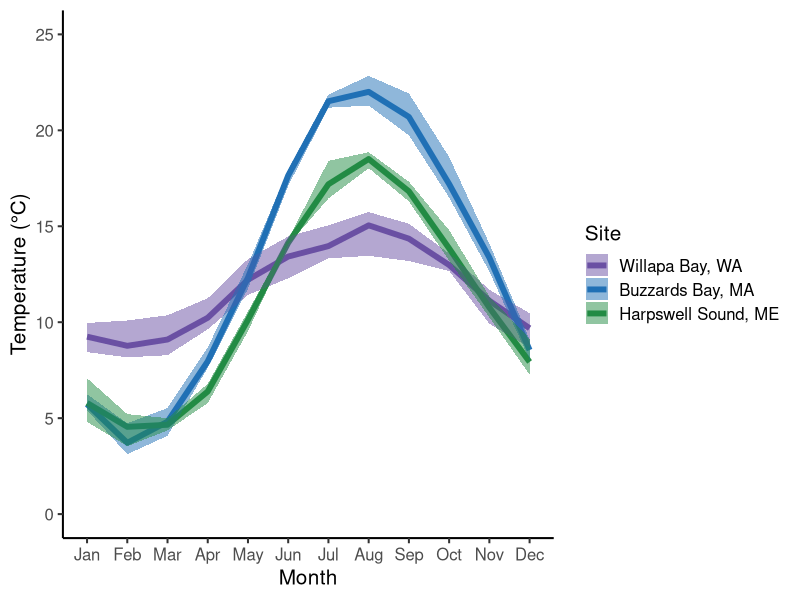
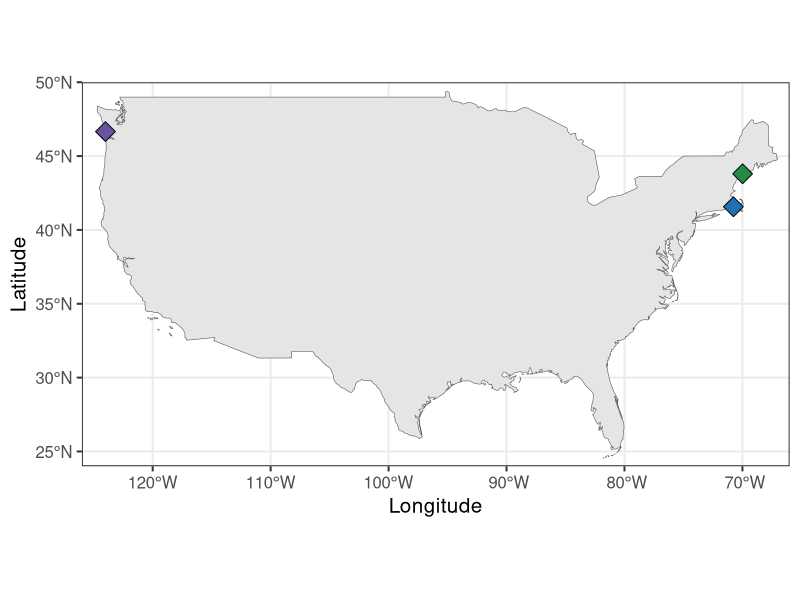
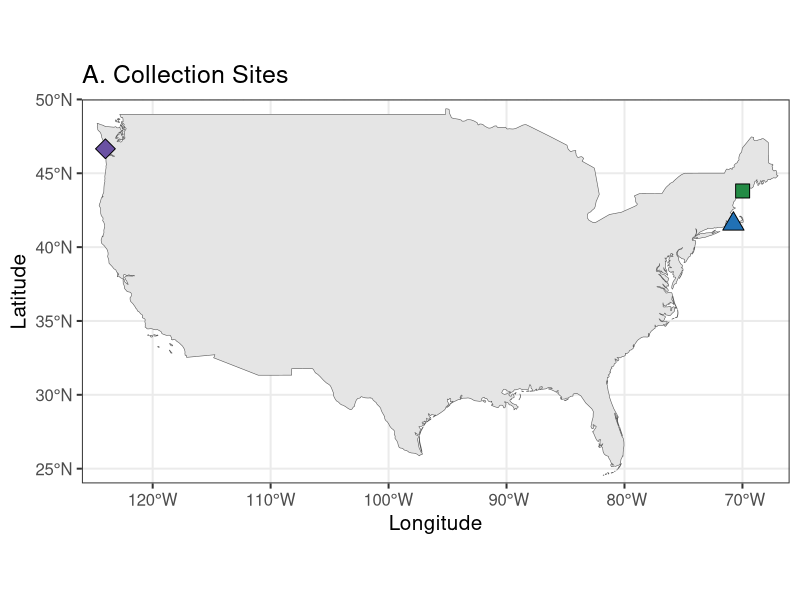
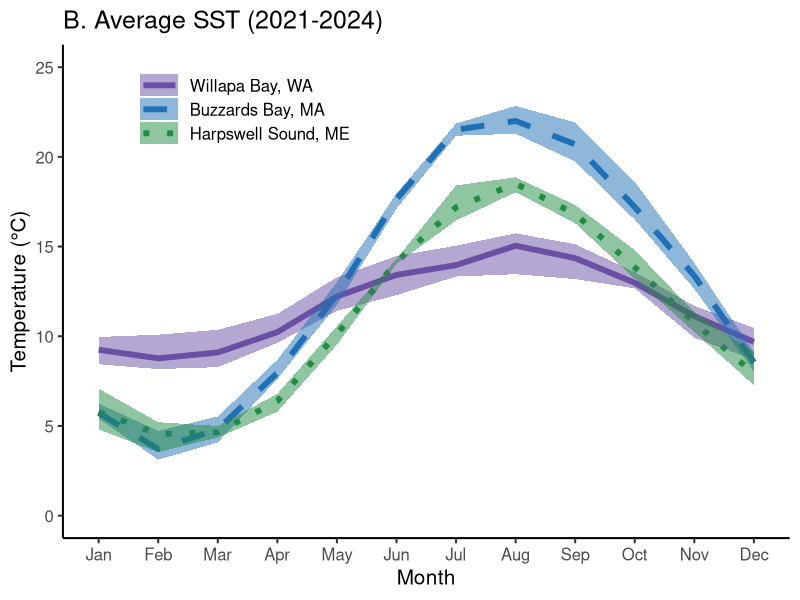
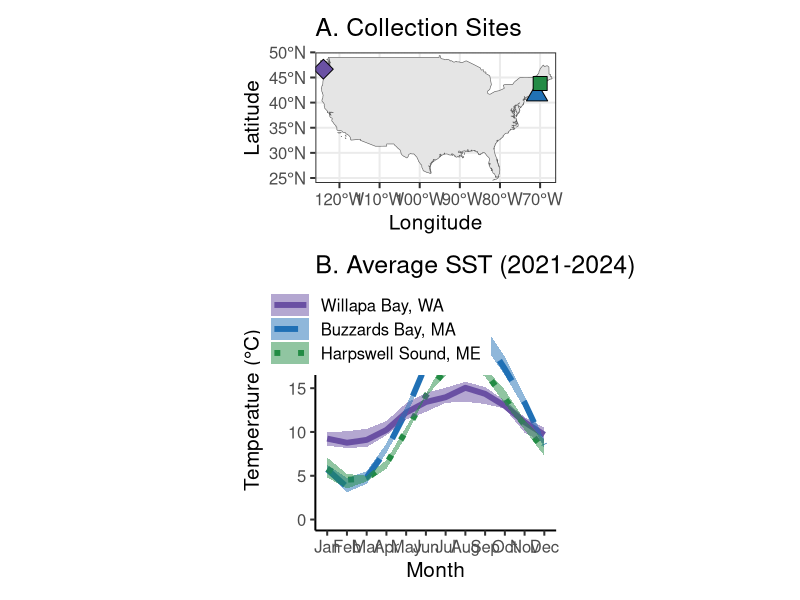
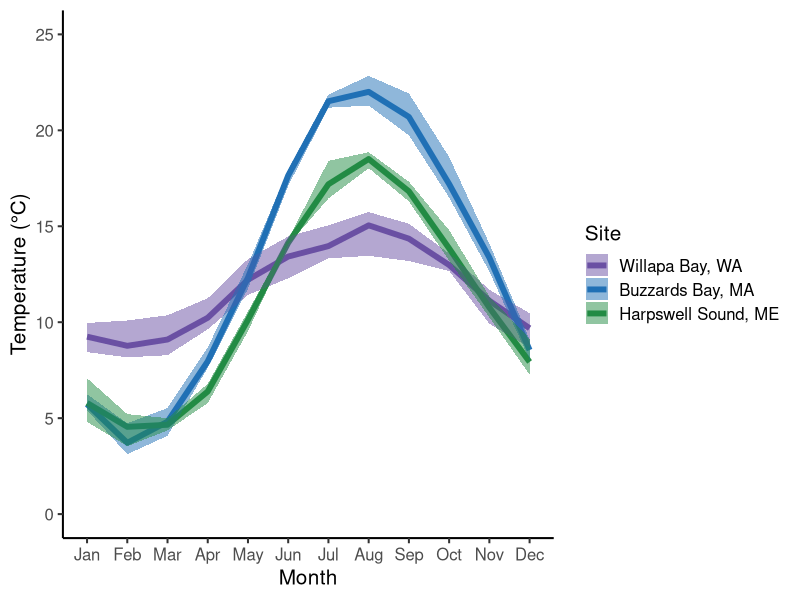
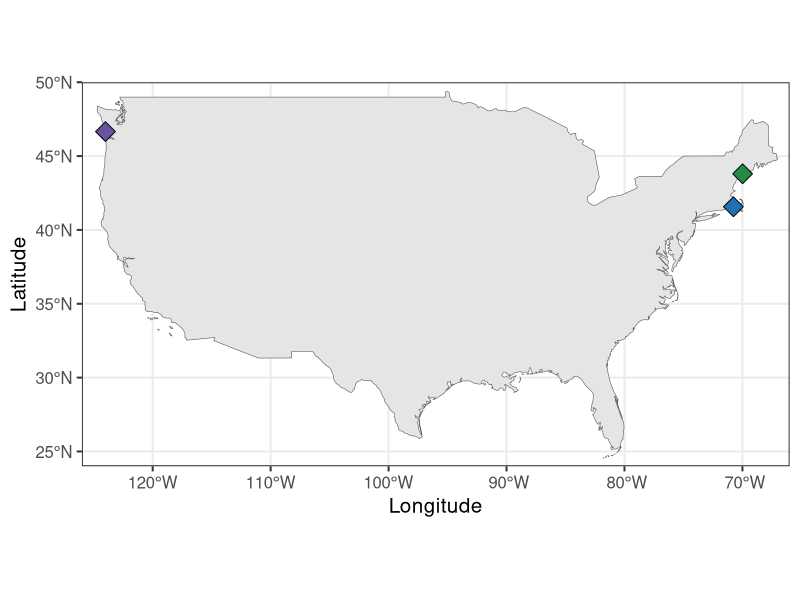
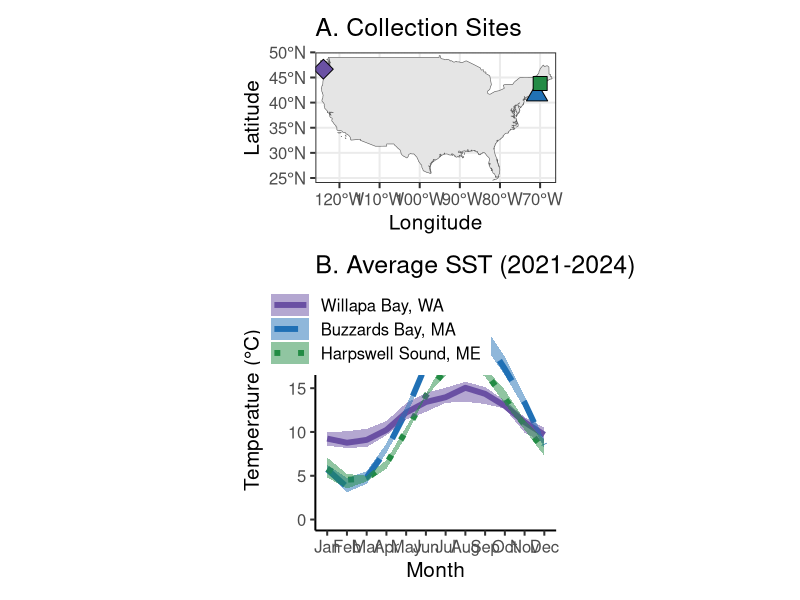

Recreate these plots in R, in order.
## ---- chunk 1
knitr::opts_chunk$set(echo = TRUE)
knitr::opts_knit$set(root.dir = normalizePath("../../output/temperature-conditions/")) #Set root directory
## ---- chunk 2
getwd()
## ---- chunk 3
#install.packages("tidyverse")
#install.packages("data.table)
#install.packages("RColorBrewer")
#install.packages("sf")
# install.packages("rnaturalearth")
# install.packages("rnaturalearthdata")
#install.packages("patchwork")
require(tidyverse)
require(data.table)
require(RColorBrewer)
require(sf)
require(rnaturalearth)
require(rnaturalearthdata)
require(patchwork)
## ---- chunk 4
sessionInfo()
## ---- chunk 5
data = fread("../../data/Cm-SG-ICB_2021-2024.csv") #Import SST data
head(data) #Confirm import
## ---- chunk 6
dat = data[,.(mean=mean(Mean), min = min(Mean), max = max(Mean)), by = .(Site, Month)] #Calculate mean, min, and max by site and month over the multiple years of data used
head(dat) #Confirm formatting
## ---- chunk 7
#Reformat variables as needed for plotting
dat$Month = as.character(dat$Month)
dat$Month = ordered(dat$Month, levels = c("1","2","3","4","5","6","7","8","9","10","11","12"), labels = c("Jan","Feb","Mar","Apr","May","Jun","Jul","Aug","Sep","Oct","Nov","Dec"))
dat$Site = ordered(dat$Site, levels = c("WA", "MA", "ME"), labels = c("Willapa Bay, WA", "Buzzards Bay, MA", "Harpswell Sound, ME"))
head(dat) #Confirm changes
## ---- chunk 8
site_cols <- c(brewer.pal(9, "Purples")[7],
               brewer.pal(9, "Blues")[7],
               brewer.pal(9, "Greens")[7]) #Create color scheme: WA, MA, ME
## ---- chunk 9
ggplot(dat, aes(x = Month, y = mean, group = Site)) +
  geom_path(aes(color = Site), linewidth = 2) +
  geom_ribbon(aes(x = Month, ymin = min, ymax = max, fill = Site), alpha = 0.5) +
  ylab("Temperature (°C)") +
  ylim(c(0, 25)) +
  scale_color_manual(values = site_cols) +
  scale_fill_manual(values = site_cols) +
  theme_classic(base_size = 15) #Plot SST temperature
ggsave("SST-figure.pdf", height = 8.5, width = 11)
## ---- chunk 10
collectionSites <- data.frame(lat = c(46.657330704, 41.5666644, 43.80175),
                              long = c(-124.006333308, -70.7666636, -69.98421)) #Create dataframe with lat and long information for each site
## ---- chunk 11
us_map <- ne_countries(country = "United States of America", scale = "medium", returnclass = "sf") #Create map data for the US only
## ---- chunk 12
ggplot(data = us_map) +
    geom_sf() +
    geom_point(data = collectionSites, 
               aes(x = long, y = lat), 
               size = 5, shape = 23, fill = site_cols) +
  coord_sf(xlim = c(-126, -66),
           ylim = c(24, 50), expand = FALSE) +
  scale_x_continuous(name = "Longitude") +
  scale_y_continuous(name = "Latitude") +
  theme_bw(base_size = 15) #Create a map of the US with collection sites indicated.
ggsave("map-figure.pdf", height = 8.5, width = 11)
## ---- chunk 13
mapPlot <- ggplot(data = us_map) +
    geom_sf() +
    geom_point(data = collectionSites, 
               aes(x = long, y = lat), 
               size = 5, shape = c(23, 24, 22), fill = site_cols) +
  coord_sf(xlim = c(-126, -66),
           ylim = c(24, 50), expand = FALSE) +
  scale_x_continuous(name = "Longitude") +
  scale_y_continuous(name = "Latitude") +
  ggtitle("A. Collection Sites") +
  theme_bw(base_size = 15) #Create a map of the US with collection sites indicated.
mapPlot
## ---- chunk 14
sstPlot <- ggplot(dat, aes(x = Month, y = mean, group = Site)) +
  geom_path(aes(color = Site, linetype = Site), linewidth = 2) +
  geom_ribbon(aes(x = Month, ymin = min, ymax = max, fill = Site), alpha = 0.5) +
  ylab("Temperature (°C)") +
  ylim(c(0, 25)) +
  scale_color_manual(values = site_cols,
                     name = "") +
  scale_fill_manual(values = site_cols,
                    name = "") +
  scale_linetype_manual(values = 1:3,
                        name = "") +
  ggtitle("B. Average SST (2021-2024)") +
  theme_classic(base_size = 15) + theme(legend.position = c(0.25, 0.9),
                                        legend.background = element_rect(color = NA),
                                        legend.key.width = unit(2, "line")) #Plot SST temperature
sstPlot
## ---- chunk 15
mapPlot + sstPlot +
  plot_layout(ncol = 1)
ggsave("multipanel-SST-map-plot.pdf", width = 8.5, height = 11)
